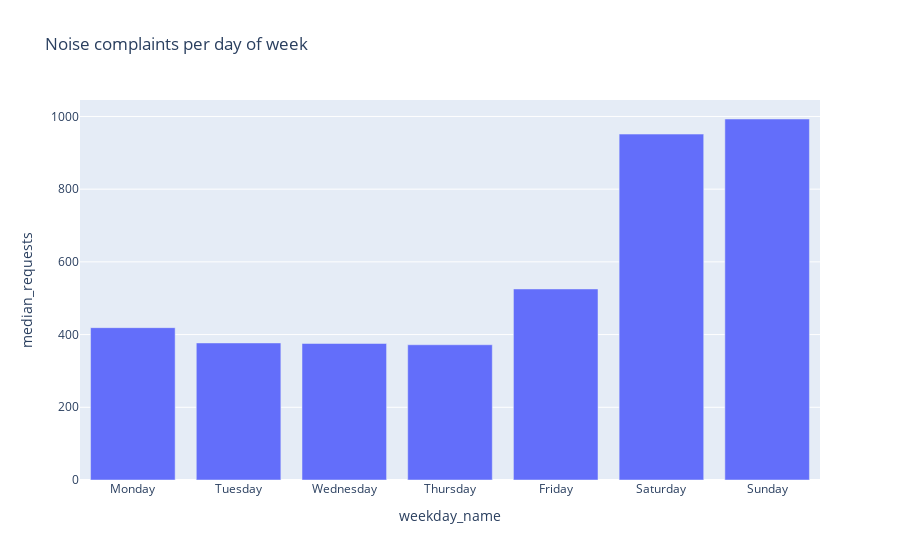

Source (notebook cell):
### Code cell
fig = px.bar(noise_weekday, x='weekday_name', y='median_requests', title='Noise complaints per day of week')
fig.show()

### Figure 1 — Plotly figure (JSON) as saved in the notebook; plotly's stock layout.template omitted (floating-point values rounded to 4 significant figures)
{"data": [{"alignmentgroup": "True", "hovertemplate": "weekday_name=%{x}<br>median_requests=%{y}<extra></extra>", "legendgroup": "", "marker": {"color": "#636efa"}, "name": "", "offsetgroup": "", "orientation": "v", "showlegend": false, "textposition": "auto", "type": "bar", "x": ["Monday", "Tuesday", "Wednesday", "Thursday", "Friday", "Saturday", "Sunday"], "xaxis": "x", "y": [419, 377, 375.5, 372, 525.5, 951.5, 993], "yaxis": "y"}], "layout": {"barmode": "relative", "legend": {"tracegroupgap": 0}, "title": {"text": "Noise complaints per day of week"}, "xaxis": {"anchor": "y", "domain": [0, 1], "title": {"text": "weekday_name"}}, "yaxis": {"anchor": "x", "domain": [0, 1], "title": {"text": "median_requests"}}}}
